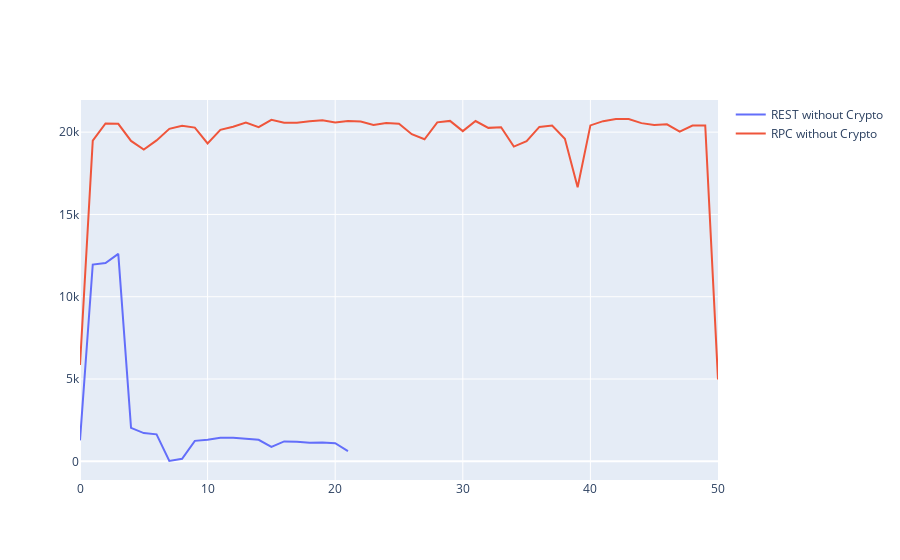

Source (notebook cell):
### Markdown cell above
## RPC Transfer protocol

RPC as a transport protocol is much more stable, since a single connection for each server is reused. The client instantiates a single TCP connection in the beginning and is able to send the payload. Automatic serialization is available!

### Code cell
d1 = pd.read_csv("./bench/rest-without-crypto.csv")
d2 = pd.read_csv("./bench/rpc-without-crypto.csv")

fig = go.Figure([
    go.Scatter(y=d1['tx'], name="REST without Crypto"),
    go.Scatter(y=d2['tx'], name="RPC without Crypto")
])
fig.show()

### Figure 1 — Plotly figure (JSON) as saved in the notebook; plotly's stock layout.template omitted (floating-point values rounded to 4 significant figures)
{"data": [{"name": "REST without Crypto", "type": "scatter", "y": [1278, 11957, 12050, 12602, 2030, 1718, 1642, 21, 158, 1246, 1314, 1427, 1437, 1354, 1308, 880, 1211, 1186, 1133, 1141, 1098, 621]}, {"name": "RPC without Crypto", "type": "scatter", "y": [5853, 19481, 20529, 20507, 19465, 18947, 19499, 20203, 20390, 20278, 19318, 20140, 20332, 20583, 20308, 20748, 20565, 20564, 20658, 20729, 20593, 20681, 20640, 20433, 20557, 20516, 19877, 19565, 20595, 20683, 20061, 20674, 20259, 20300, 19120, 19454, 20315, 20400, 19593, 16654, 20409, 20667, 20798, 20794, 20547, 20427, 20476, 20033, 20402, 20403, 4976]}], "layout": {"autosize": true, "xaxis": {"autorange": true, "range": [0, 50]}, "yaxis": {"autorange": true, "range": [-1133.0, 21950.0], "type": "linear"}}}
